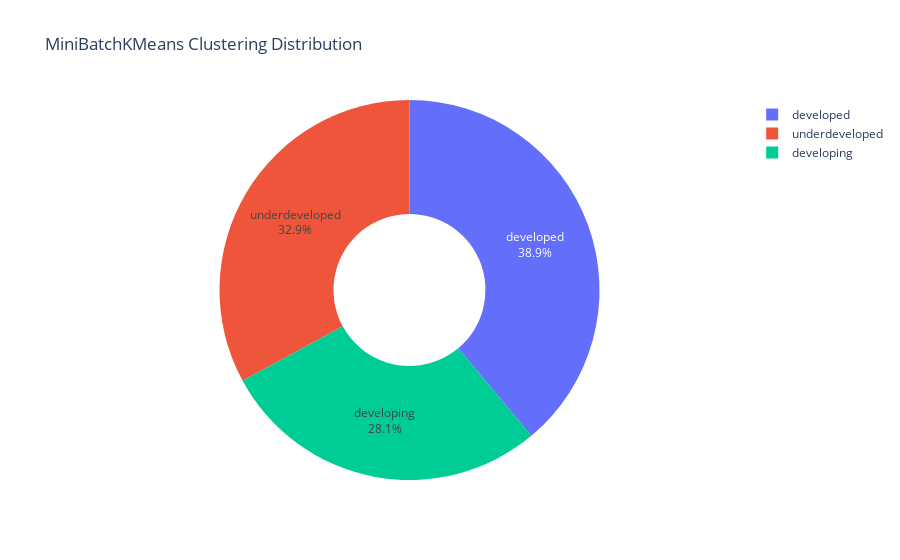

Source (notebook cell):
### Code cell
pie_data = df_final['mini_cluster'].value_counts()
pie_labels = pie_data.index
pie_values = pie_data.values

pie_fig = go.Figure(data=[go.Pie(labels=pie_labels, values=pie_values)])
pie_fig.update_traces(textinfo='percent+label', hole=0.4)
pie_fig.update_layout(title='MiniBatchKMeans Clustering Distribution')
pie_fig.show()

### Figure 1 — Plotly figure (JSON) as saved in the notebook; plotly's stock layout.template omitted (floating-point values rounded to 4 significant figures)
{"data": [{"hole": 0.4, "labels": ["developed", "underdeveloped", "developing"], "textinfo": "percent+label", "type": "pie", "values": [65, 55, 47]}], "layout": {"title": {"text": "MiniBatchKMeans Clustering Distribution"}}}
